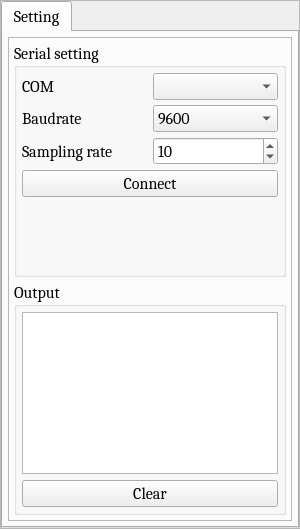
     <widget class="QFrame" name="frame">
      <property name="sizePolicy">
       <sizepolicy hsizetype="Maximum" vsizetype="Preferred">
        <horstretch>0</horstretch>
        <verstretch>0</verstretch>
       </sizepolicy>
      </property>
      <property name="frameShape">
       <enum>QFrame::StyledPanel</enum>
      </property>
      <property name="frameShadow">
       <enum>QFrame::Raised</enum>
      </property>
      <layout class="QHBoxLayout" name="horizontalLayout_2">
       <property name="spacing">
        <number>0</number>
       </property>
       <property name="leftMargin">
        <number>0</number>
       </property>
       <property name="topMargin">
        <number>0</number>
       </property>
       <property name="rightMargin">
        <number>0</number>
       </property>
       <property name="bottomMargin">
        <number>0</number>
       </property>
       <item>
        <widget class="QTabWidget" name="tabWidget">
         <property name="sizePolicy">
          <sizepolicy hsizetype="Preferred" vsizetype="Preferred">
           <horstretch>0</horstretch>
           <verstretch>0</verstretch>
          </sizepolicy>
         </property>
         <property name="font">
          <font>
           <family>Cambria</family>
           <pointsize>12</pointsize>
          </font>
         </property>
         <property name="currentIndex">
          <number>0</number>
         </property>
         <widget class="QWidget" name="tab">
          <attribute name="title">
           <string>Setting</string>
          </attribute>
          <layout class="QVBoxLayout" name="verticalLayout_2">
           <property name="spacing">
            <number>5</number>
           </property>
           <property name="leftMargin">
            <number>5</number>
           </property>
           <property name="topMargin">
            <number>5</number>
           </property>
           <property name="rightMargin">
            <number>5</number>
           </property>
           <property name="bottomMargin">
            <number>5</number>
           </property>
           <item>
            <widget class="QFrame" name="Setting">
             <property name="frameShape">
              <enum>QFrame::StyledPanel</enum>
             </property>
             <property name="frameShadow">
              <enum>QFrame::Raised</enum>
             </property>
             <layout class="QVBoxLayout" name="verticalLayout_3" stretch="1,1">
              <property name="spacing">
               <number>5</number>
              </property>
              <property name="leftMargin">
               <number>5</number>
              </property>
              <property name="topMargin">
               <number>5</number>
              </property>
              <property name="rightMargin">
               <number>5</number>
              </property>
              <property name="bottomMargin">
               <number>5</number>
              </property>
              <item>
               <widget class="QGroupBox" name="SerialSetting">
                <property name="sizePolicy">
                 <sizepolicy hsizetype="Minimum" vsizetype="Minimum">
                  <horstretch>0</horstretch>
                  <verstretch>0</verstretch>
                 </sizepolicy>
                </property>
                <property name="font">
                 <font>
                  <family>Cambria</family>
                  <pointsize>12</pointsize>
                 </font>
                </property>
                <property name="title">
                 <string>Serial setting</string>
                </property>
                <layout class="QGridLayout" name="gridLayout_4" rowstretch="1,0,0,0,0">
                 <property name="leftMargin">
                  <number>5</number>
                 </property>
                 <property name="topMargin">
                  <number>5</number>
                 </property>
                 <property name="rightMargin">
                  <number>5</number>
                 </property>
                 <property name="bottomMargin">
                  <number>5</number>
                 </property>
                 <property name="spacing">
                  <number>5</number>
                 </property>
                 <item row="2" column="0">
                  <widget class="QLabel" name="label_3">
                   <property name="sizePolicy">
                    <sizepolicy hsizetype="Minimum" vsizetype="Minimum">
                     <horstretch>0</horstretch>
                     <verstretch>0</verstretch>
                    </sizepolicy>
                   </property>
                   <property name="minimumSize">
                    <size>
                     <width>4</width>
                     <height>4</height>
                    </size>
                   </property>
                   <property name="font">
                    <font>
                     <family>Cambria</family>
                     <pointsize>12</pointsize>
                    </font>
                   </property>
                   <property name="text">
                    <string>Sampling rate</string>
                   </property>
                  </widget>
                 </item>
                 <item row="0" column="1">
                  <widget class="QComboBox" name="COMComboBox">
                   <property name="font">
                    <font>
                     <family>Cambria</family>
                     <pointsize>12</pointsize>
                    </font>
                   </property>
                  </widget>
                 </item>
                 <item row="0" column="0">
                  <widget class="QLabel" name="label">
                   <property name="font">
                    <font>
                     <family>Cambria</family>
                     <pointsize>12</pointsize>
                    </font>
                   </property>
                   <property name="text">
                    <string>COM</string>
                   </property>
                  </widget>
                 </item>
                 <item row="1" column="1">
                  <widget class="QComboBox" name="BaudrateComboBox">
                   <property name="font">
                    <font>
                     <family>Cambria</family>
                     <pointsize>12</pointsize>
                    </font>
                   </property>
                   <item>
                    <property name="text">
                     <string>9600</string>
                    </property>
                   </item>
                  </widget>
                 </item>
                 <item row="4" column="0" colspan="2">
                  <spacer name="verticalSpacer">
                   <property name="orientation">
                    <enum>Qt::Vertical</enum>
                   </property>
                   <property name="sizeHint" stdset="0">
                    <size>
                     <width>20</width>
                     <height>40</height>
                    </size>
                   </property>
                  </spacer>
                 </item>
                 <item row="2" column="1">
                  <widget class="QSpinBox" name="samplingRateSpinBox">
                   <property name="font">
                    <font>
                     <family>Cambria</family>
                     <pointsize>12</pointsize>
                    </font>
                   </property>
                   <property name="value">
                    <number>10</number>
                   </property>
                  </widget>
                 </item>
                 <item row="1" column="0">
                  <widget class="QLabel" name="label_2">
                   <property name="font">
                    <font>
                     <family>Cambria</family>
                     <pointsize>12</pointsize>
                    </font>
                   </property>
                   <property name="text">
                    <string>Baudrate</string>
                   </property>
                  </widget>
                 </item>
                 <item row="3" column="0" colspan="2">
                  <widget class="QPushButton" name="btnConnect">
                   <property name="font">
                    <font>
                     <family>Cambria</family>
                     <pointsize>12</pointsize>
                    </font>
                   </property>
                   <property name="text">
                    <string>Connect</string>
                   </property>
                   <property name="iconSize">
                    <size>
                     <width>20</width>
                     <height>20</height>
                    </size>
                   </property>
                  </widget>
                 </item>
                </layout>
               </widget>
              </item>
              <item>
               <widget class="QGroupBox" name="Output">
                <property name="font">
                 <font>
                  <family>Cambria</family>
                  <pointsize>12</pointsize>
                  <weight>50</weight>
                  <bold>false</bold>
                 </font>
                </property>
                <property name="title">
                 <string>Output</string>
                </property>
                <layout class="QVBoxLayout" name="verticalLayout">
                 <property name="leftMargin">
                  <number>5</number>
                 </property>
                 <property name="topMargin">
                  <number>5</number>
                 </property>
                 <property name="rightMargin">
                  <number>5</number>
                 </property>
                 <property name="bottomMargin">
                  <number>5</number>
                 </property>
                 <item>
                  <widget class="QTextBrowser" name="outputTextEdit"/>
                 </item>
                 <item>
                  <widget class="QPushButton" name="btnClearOutput">
                   <property name="text">
                    <string>Clear</string>
                   </property>
                  </widget>
                 </item>
                </layout>
               </widget>
              </item>
             </layout>
            </widget>
           </item>
          </layout>
         </widget>
        </widget>
       </item>
      </layout>
     </widget>
